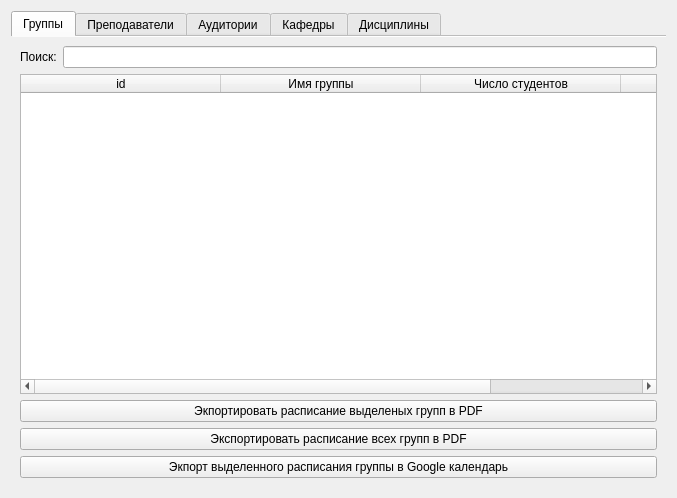
<?xml version="1.0" encoding="UTF-8"?>
<ui version="4.0">
 <class>CatalogsForm</class>
 <widget class="QWidget" name="CatalogsForm">
  <property name="geometry">
   <rect>
    <x>0</x>
    <y>0</y>
    <width>677</width>
    <height>498</height>
   </rect>
  </property>
  <property name="sizePolicy">
   <sizepolicy hsizetype="Expanding" vsizetype="Expanding">
    <horstretch>0</horstretch>
    <verstretch>0</verstretch>
   </sizepolicy>
  </property>
  <property name="windowTitle">
   <string>Form</string>
  </property>
  <layout class="QGridLayout" name="gridLayout">
   <property name="sizeConstraint">
    <enum>QLayout::SetMaximumSize</enum>
   </property>
   <item row="0" column="0">
    <widget class="QTabWidget" name="CatalogsSubtab">
     <property name="sizePolicy">
      <sizepolicy hsizetype="Expanding" vsizetype="Expanding">
       <horstretch>0</horstretch>
       <verstretch>0</verstretch>
      </sizepolicy>
     </property>
     <property name="statusTip">
      <string/>
     </property>
     <property name="tabPosition">
      <enum>QTabWidget::North</enum>
     </property>
     <property name="currentIndex">
      <number>0</number>
     </property>
     <property name="documentMode">
      <bool>true</bool>
     </property>
     <property name="tabsClosable">
      <bool>false</bool>
     </property>
     <property name="movable">
      <bool>false</bool>
     </property>
     <property name="tabBarAutoHide">
      <bool>false</bool>
     </property>
     <widget class="QWidget" name="CatalogsClassesTab">
      <attribute name="title">
       <string>Группы</string>
      </attribute>
      <layout class="QGridLayout" name="gridLayout_5">
       <item row="1" column="0" colspan="2">
        <widget class="QTableWidget" name="CatalogsClassesTable">
         <property name="editTriggers">
          <set>QAbstractItemView::NoEditTriggers</set>
         </property>
         <property name="selectionMode">
          <enum>QAbstractItemView::ExtendedSelection</enum>
         </property>
         <property name="selectionBehavior">
          <enum>QAbstractItemView::SelectRows</enum>
         </property>
         <property name="sortingEnabled">
          <bool>true</bool>
         </property>
         <attribute name="horizontalHeaderCascadingSectionResizes">
          <bool>true</bool>
         </attribute>
         <attribute name="horizontalHeaderDefaultSectionSize">
          <number>200</number>
         </attribute>
         <attribute name="horizontalHeaderMinimumSectionSize">
          <number>200</number>
         </attribute>
         <attribute name="horizontalHeaderShowSortIndicator" stdset="0">
          <bool>true</bool>
         </attribute>
         <attribute name="horizontalHeaderStretchLastSection">
          <bool>true</bool>
         </attribute>
         <column>
          <property name="text">
           <string>id</string>
          </property>
         </column>
         <column>
          <property name="text">
           <string>Имя группы</string>
          </property>
         </column>
         <column>
          <property name="text">
           <string>Число студентов</string>
          </property>
         </column>
         <column>
          <property name="text">
           <string>Семестр</string>
          </property>
         </column>
        </widget>
       </item>
       <item row="3" column="0" colspan="2">
        <widget class="QPushButton" name="ExportAllClassesButton">
         <property name="text">
          <string>Экспортировать расписание всех групп в PDF</string>
         </property>
        </widget>
       </item>
       <item row="0" column="0">
        <widget class="QLabel" name="ClassesSearchLabel">
         <property name="text">
          <string>Поиск:</string>
         </property>
        </widget>
       </item>
       <item row="2" column="0" colspan="2">
        <widget class="QPushButton" name="ExportSelectedClassesButton">
         <property name="text">
          <string>Экпортировать расписание выделеных групп в PDF</string>
         </property>
        </widget>
       </item>
       <item row="0" column="1">
        <widget class="QLineEdit" name="ClassesSearchLine"/>
       </item>
       <item row="4" column="0" colspan="2">
        <widget class="QPushButton" name="ExportClassToGoogle">
         <property name="text">
          <string>Экпорт выделенного расписания группы в Google календарь</string>
         </property>
        </widget>
       </item>
      </layout>
     </widget>
     <widget class="QWidget" name="CatalogsTeachersTab">
      <attribute name="title">
       <string>Преподаватели</string>
      </attribute>
      <layout class="QGridLayout" name="gridLayout_3">
       <item row="0" column="1">
        <widget class="QLineEdit" name="TeachersSearchLine"/>
       </item>
       <item row="0" column="0">
        <widget class="QLabel" name="TeachersSearchLabel">
         <property name="text">
          <string>Поиск:</string>
         </property>
        </widget>
       </item>
       <item row="3" column="0" colspan="2">
        <widget class="QPushButton" name="ExportAllTeachersButton">
         <property name="text">
          <string>Экспортировать расписание всекх преподавателей в PDF</string>
         </property>
        </widget>
       </item>
       <item row="1" column="0" colspan="2">
        <widget class="QTableWidget" name="CatalogsTeachersTable">
         <property name="editTriggers">
          <set>QAbstractItemView::NoEditTriggers</set>
         </property>
         <property name="showDropIndicator" stdset="0">
          <bool>false</bool>
         </property>
         <property name="selectionMode">
          <enum>QAbstractItemView::ExtendedSelection</enum>
         </property>
         <property name="selectionBehavior">
          <enum>QAbstractItemView::SelectRows</enum>
         </property>
         <property name="sortingEnabled">
          <bool>false</bool>
         </property>
         <attribute name="horizontalHeaderCascadingSectionResizes">
          <bool>false</bool>
         </attribute>
         <attribute name="horizontalHeaderDefaultSectionSize">
          <number>300</number>
         </attribute>
         <attribute name="horizontalHeaderMinimumSectionSize">
          <number>300</number>
         </attribute>
         <attribute name="horizontalHeaderStretchLastSection">
          <bool>true</bool>
         </attribute>
         <attribute name="verticalHeaderShowSortIndicator" stdset="0">
          <bool>false</bool>
         </attribute>
         <attribute name="verticalHeaderStretchLastSection">
          <bool>false</bool>
         </attribute>
         <column>
          <property name="text">
           <string>id</string>
          </property>
         </column>
         <column>
          <property name="text">
           <string>ФИО</string>
          </property>
         </column>
         <column>
          <property name="text">
           <string>Кафедра</string>
          </property>
         </column>
        </widget>
       </item>
       <item row="2" column="0" colspan="2">
        <widget class="QPushButton" name="ExportSelectedTeachersButton">
         <property name="text">
          <string>Экпортировать расписание выделеных преподавателей в PDF</string>
         </property>
        </widget>
       </item>
       <item row="4" column="0" colspan="2">
        <widget class="QPushButton" name="ExportTeacherToGoogle">
         <property name="enabled">
          <bool>true</bool>
         </property>
         <property name="text">
          <string>Экпорт выделенного распиания преподавателя в Google календарь</string>
         </property>
        </widget>
       </item>
      </layout>
     </widget>
     <widget class="QWidget" name="CatalogsRoomsTab">
      <attribute name="title">
       <string>Аудитории</string>
      </attribute>
      <layout class="QGridLayout" name="gridLayout_4">
       <item row="3" column="0" colspan="2">
        <widget class="QPushButton" name="ExportAllRoomsButton">
         <property name="text">
          <string>Экспортировать расписание всех аудиторий в PDF</string>
         </property>
        </widget>
       </item>
       <item row="0" column="1">
        <widget class="QLineEdit" name="RoomsSearchLine"/>
       </item>
       <item row="0" column="0">
        <widget class="QLabel" name="RoomsSearchLabel">
         <property name="text">
          <string>Поиск:</string>
         </property>
        </widget>
       </item>
       <item row="1" column="0" colspan="2">
        <widget class="QTableWidget" name="CatalogsRoomsTable">
         <property name="editTriggers">
          <set>QAbstractItemView::NoEditTriggers</set>
         </property>
         <property name="selectionMode">
          <enum>QAbstractItemView::ExtendedSelection</enum>
         </property>
         <property name="selectionBehavior">
          <enum>QAbstractItemView::SelectRows</enum>
         </property>
         <property name="sortingEnabled">
          <bool>true</bool>
         </property>
         <attribute name="horizontalHeaderCascadingSectionResizes">
          <bool>true</bool>
         </attribute>
         <attribute name="horizontalHeaderDefaultSectionSize">
          <number>200</number>
         </attribute>
         <attribute name="horizontalHeaderMinimumSectionSize">
          <number>200</number>
         </attribute>
         <attribute name="horizontalHeaderStretchLastSection">
          <bool>true</bool>
         </attribute>
         <column>
          <property name="text">
           <string>id</string>
          </property>
         </column>
         <column>
          <property name="text">
           <string>Имя</string>
          </property>
         </column>
         <column>
          <property name="text">
           <string>Вместимость</string>
          </property>
         </column>
         <column>
          <property name="text">
           <string>Кафедра</string>
          </property>
         </column>
        </widget>
       </item>
       <item row="2" column="0" colspan="2">
        <widget class="QPushButton" name="ExportSelectedRoomsPutton">
         <property name="text">
          <string>Экспортировать расписание выделенных аудиторий в PDF</string>
         </property>
        </widget>
       </item>
      </layout>
     </widget>
     <widget class="QWidget" name="CatalogsChairsTab">
      <property name="statusTip">
       <string/>
      </property>
      <attribute name="title">
       <string>Кафедры</string>
      </attribute>
      <layout class="QGridLayout" name="gridLayout_2">
       <item row="2" column="0" colspan="4">
        <widget class="QPushButton" name="ExportSelectedChairs">
         <property name="text">
          <string>Экпортировать расписание выделенных кафедр</string>
         </property>
        </widget>
       </item>
       <item row="0" column="3">
        <widget class="QComboBox" name="ChairsSearchInCombo">
         <item>
          <property name="text">
           <string>Полному названию</string>
          </property>
         </item>
         <item>
          <property name="text">
           <string>Сокращ. названию</string>
          </property>
         </item>
        </widget>
       </item>
       <item row="0" column="2">
        <widget class="QLabel" name="ChairsSearchInLabel">
         <property name="text">
          <string>По:</string>
         </property>
        </widget>
       </item>
       <item row="0" column="0">
        <widget class="QLabel" name="ChairsSearchLabel">
         <property name="text">
          <string>Поиск:</string>
         </property>
        </widget>
       </item>
       <item row="0" column="1">
        <widget class="QLineEdit" name="ChairsSearchLine"/>
       </item>
       <item row="1" column="0" colspan="4">
        <widget class="QTableWidget" name="CatalogsChairsTable">
         <property name="editTriggers">
          <set>QAbstractItemView::NoEditTriggers</set>
         </property>
         <property name="showDropIndicator" stdset="0">
          <bool>false</bool>
         </property>
         <property name="dragDropOverwriteMode">
          <bool>false</bool>
         </property>
         <property name="alternatingRowColors">
          <bool>false</bool>
         </property>
         <property name="selectionMode">
          <enum>QAbstractItemView::SingleSelection</enum>
         </property>
         <property name="selectionBehavior">
          <enum>QAbstractItemView::SelectRows</enum>
         </property>
         <property name="sortingEnabled">
          <bool>true</bool>
         </property>
         <attribute name="horizontalHeaderCascadingSectionResizes">
          <bool>false</bool>
         </attribute>
         <attribute name="horizontalHeaderDefaultSectionSize">
          <number>300</number>
         </attribute>
         <attribute name="horizontalHeaderMinimumSectionSize">
          <number>300</number>
         </attribute>
         <attribute name="horizontalHeaderShowSortIndicator" stdset="0">
          <bool>true</bool>
         </attribute>
         <attribute name="horizontalHeaderStretchLastSection">
          <bool>true</bool>
         </attribute>
         <column>
          <property name="text">
           <string>id</string>
          </property>
         </column>
         <column>
          <property name="text">
           <string>Полное название кафедры</string>
          </property>
         </column>
         <column>
          <property name="text">
           <string>Сокращенное название кафедры</string>
          </property>
         </column>
        </widget>
       </item>
       <item row="3" column="0" colspan="4">
        <widget class="QPushButton" name="ExportAllChairs">
         <property name="text">
          <string>Экпортировать расписание всех кафедр</string>
         </property>
        </widget>
       </item>
      </layout>
     </widget>
     <widget class="QWidget" name="CatalogsSubjectsTab">
      <attribute name="title">
       <string>Дисциплины</string>
      </attribute>
      <layout class="QGridLayout" name="gridLayout_6">
       <item row="0" column="0">
        <widget class="QLabel" name="SubjectsSearchLabel">
         <property name="text">
          <string>Поиск:</string>
         </property>
        </widget>
       </item>
       <item row="0" column="1">
        <widget class="QLineEdit" name="SubjectsSearchLine"/>
       </item>
       <item row="1" column="0" colspan="2">
        <widget class="QTableWidget" name="CatalogsSubjectsTable">
         <property name="editTriggers">
          <set>QAbstractItemView::NoEditTriggers</set>
         </property>
         <property name="selectionMode">
          <enum>QAbstractItemView::SingleSelection</enum>
         </property>
         <property name="selectionBehavior">
          <enum>QAbstractItemView::SelectRows</enum>
         </property>
         <property name="sortingEnabled">
          <bool>true</bool>
         </property>
         <attribute name="horizontalHeaderCascadingSectionResizes">
          <bool>true</bool>
         </attribute>
         <attribute name="horizontalHeaderDefaultSectionSize">
          <number>300</number>
         </attribute>
         <attribute name="horizontalHeaderMinimumSectionSize">
          <number>300</number>
         </attribute>
         <attribute name="horizontalHeaderStretchLastSection">
          <bool>true</bool>
         </attribute>
         <column>
          <property name="text">
           <string>Полное название</string>
          </property>
         </column>
         <column>
          <property name="text">
           <string>Сокращенное название</string>
          </property>
         </column>
        </widget>
       </item>
      </layout>
     </widget>
    </widget>
   </item>
  </layout>
 </widget>
 <resources/>
 <connections/>
</ui>
